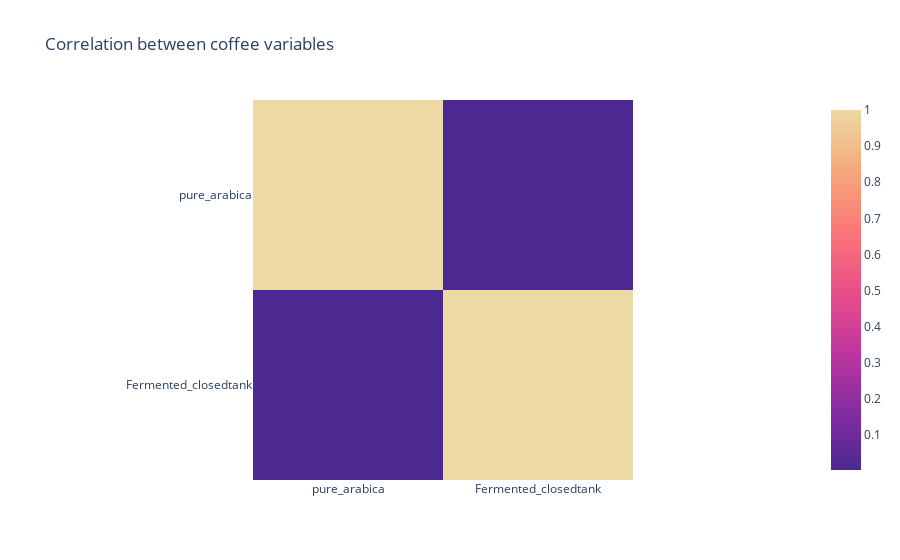

Notebook code cell kept with this figure:
### Code cell
import plotly.express as px

px.imshow(train_df_important.corr(), color_continuous_scale='Agsunset', title="Correlation between coffee variables")

### Figure 1 — Plotly figure (JSON) as saved in the notebook; plotly's stock layout.template omitted (floating-point values rounded to 4 significant figures)
{"data": [{"coloraxis": "coloraxis", "hovertemplate": "x: %{x}<br>y: %{y}<br>color: %{z}<extra></extra>", "name": "0", "type": "heatmap", "x": ["pure_arabica", "Fermented_closedtank"], "xaxis": "x", "y": ["pure_arabica", "Fermented_closedtank"], "yaxis": "y", "z": [[1, 0.003429], [0.003429, 1]]}], "layout": {"coloraxis": {"colorscale": [[0, "rgb(75, 41, 145)"], [0.1667, "rgb(135, 44, 162)"], [0.3333, "rgb(192, 54, 157)"], [0.5, "rgb(234, 79, 136)"], [0.6667, "rgb(250, 120, 118)"], [0.8333, "rgb(246, 169, 122)"], [1, "rgb(237, 217, 163)"]]}, "title": {"text": "Correlation between coffee variables"}, "xaxis": {"anchor": "y", "constrain": "domain", "domain": [0, 1], "scaleanchor": "y"}, "yaxis": {"anchor": "x", "autorange": "reversed", "constrain": "domain", "domain": [0, 1]}}}
